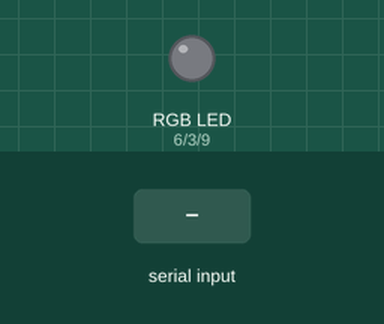
Simulated run of this sketch. Board: Arduino Uno, built with avr-gcc and run on an emulated ATmega328P. Shown: an RGB LED mixed from three pins (HIGH = lit). The test bench sets the inputs (shaded band). Dim RGB values are drawn brighter than linear.

Above: at 1.2 s.
1.3 s: "90,45,200\n" received over Serial
At 2.0 s:
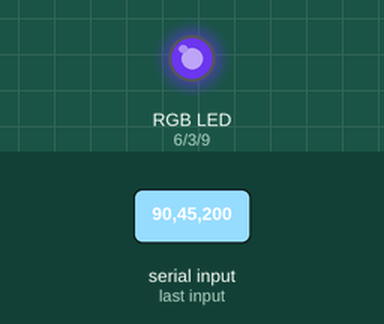
2.8 s: "30,150,10\n" received over Serial
At 3.1 s:
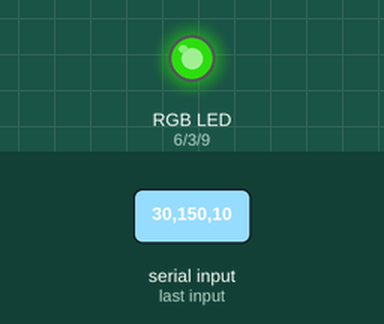
4.3 s: "90,45\n" received over Serial
At 5.3 s:
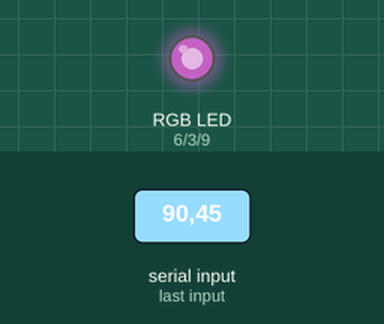
5.8 s: "5\n" received over Serial
At 6.3 s:
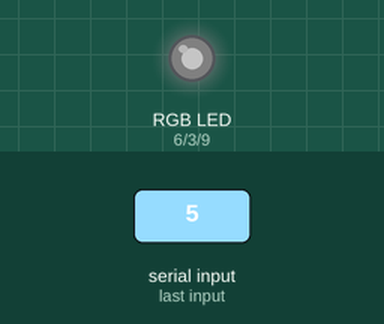
7.3 s: "90\n" received over Serial
At 8.5 s:
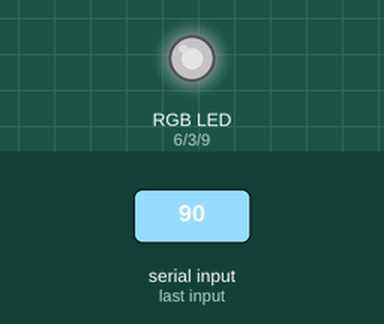
8.8 s: "200\n" received over Serial
At 9.9 s:
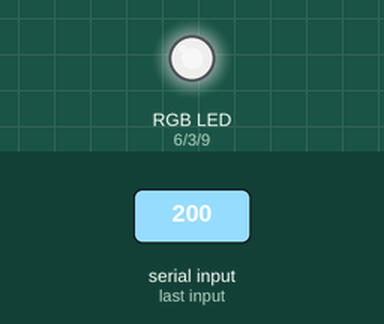
Timing chart, 0 to 11.3 s (numbered marks = the images above; inputs shaded):
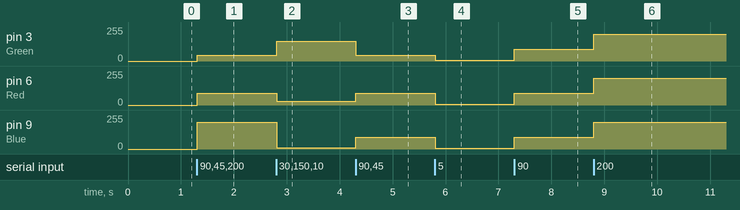

Measured:
- after the input at 1.3 s, pin 3 (Green): 0/255 → 45/255 at once; pin 6 (Red): 0/255 → 90/255 at once; pin 9 (Blue): 0/255 → 200/255 at once
- after the input at 2.8 s, pin 3 (Green): 45/255 → 150/255 at once; pin 6 (Red): 90/255 → 30/255 at once; pin 9 (Blue): 200/255 → 10/255 at once
- after the input at 4.3 s, pin 3 (Green): 150/255 → 45/255 at once; pin 6 (Red): 30/255 → 90/255 at once; pin 9 (Blue): 10/255 → 90/255 at once
- after the input at 5.8 s, pin 3 (Green): 45/255 → 5/255 at once; pin 6 (Red), pin 9 (Blue): 90/255 → 5/255 at once
- after the input at 7.3 s, pin 3 (Green), pin 6 (Red), pin 9 (Blue): 5/255 → 90/255 at once
- after the input at 8.8 s, pin 3 (Green), pin 6 (Red), pin 9 (Blue): 90/255 → 200/255 at once

The sketch:

Mood.ino
```cpp
byte Red = 6;
byte Blue = 9;
byte Green = 3;
void setup() {
  // put your setup code here, to run once:
  pinMode(Red,OUTPUT);
  pinMode(Blue,OUTPUT);
  pinMode(Green,OUTPUT);
  Serial.begin(9600);
  analogWrite(Red,0);
  analogWrite(Blue,0);
  analogWrite(Green,0);
}

void loop() {
  // put your main code here, to run repeatedly:
  if (Serial.available() > 0){
    String string = Serial.readStringUntil('\n');

    int comma1 = string.indexOf(',');
    int comma2 = string.indexOf(',',comma1 + 1);

    String first = string.substring(0,comma1);
    String second = string.substring(comma1 + 1,comma2);
    String third = string.substring(comma2 + 1);

    int r = first.toInt();
    int g = second.toInt();
    int b = third.toInt();


    analogWrite(Red,r);
    analogWrite(Green,g);
    analogWrite(Blue,b);
  }
}
```
